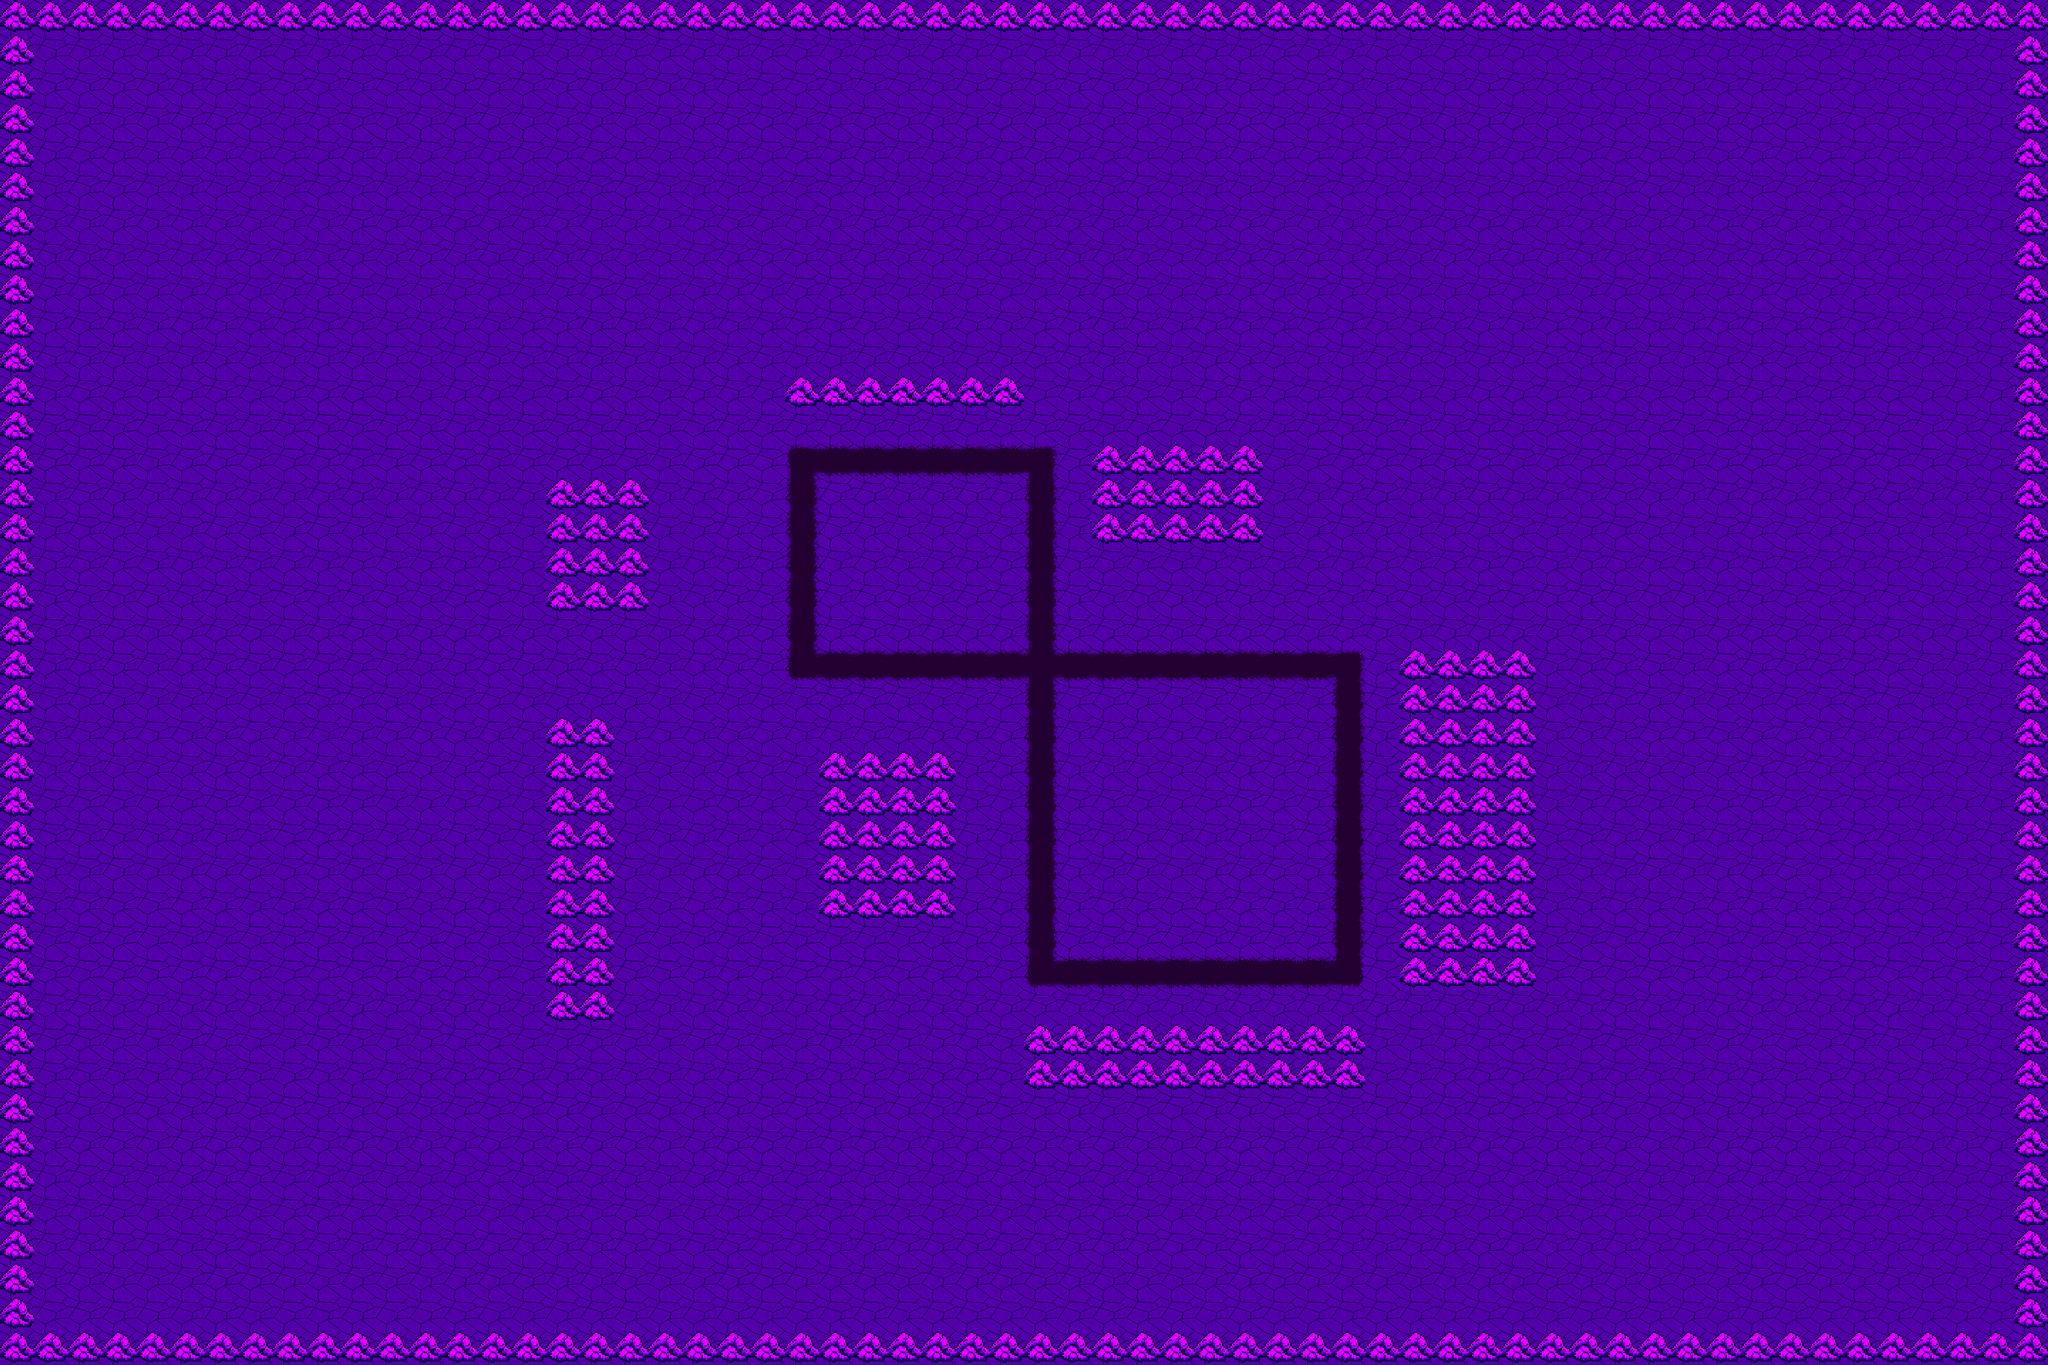

This is a level from a 2D game, rendered from its Tiled map with the project's own tilesets. A one-line summary and the complete map file follow:
An orthogonal 60x40 tile map with 64x64 px tiles, 1 tile layer (layer1).

<map version="1.10" tiledversion="1.11.0" orientation="orthogonal" renderorder="right-down" width="60" height="40" tilewidth="64" tileheight="64" infinite="0" nextlayerid="2" nextobjectid="1">
 <editorsettings>
  <export target="../maps/ground_w_path.json" format="json" />
 </editorsettings>
 <tileset firstgid="1" source="ground_tiles.tsx" />
 <layer id="1" name="layer1" width="60" height="40">
  <data encoding="csv">
5,5,5,5,5,5,5,5,5,5,5,5,5,5,5,5,5,5,5,5,5,5,5,5,5,5,5,5,5,5,5,5,5,5,5,5,5,5,5,5,5,5,5,5,5,5,5,5,5,5,5,5,5,5,5,5,5,5,5,5,
5,18,18,18,18,18,18,18,18,18,18,18,18,18,18,18,18,18,18,18,18,18,18,18,18,18,18,18,18,18,18,18,18,18,18,18,18,18,18,18,18,18,18,18,18,18,18,18,18,18,18,18,18,18,18,18,18,18,18,5,
5,18,18,18,18,18,18,18,18,18,18,18,18,18,18,18,18,18,18,18,18,18,18,18,18,18,18,18,18,18,18,18,18,18,18,18,18,18,18,18,18,18,18,18,18,18,18,18,18,18,18,18,18,18,18,18,18,18,18,5,
5,18,18,18,18,18,18,18,18,18,18,18,18,18,18,18,18,18,18,18,18,18,18,18,18,18,18,18,18,18,18,18,18,18,18,18,18,18,18,18,18,18,18,18,18,18,18,18,18,18,18,18,18,18,18,18,18,18,18,5,
5,18,18,18,18,18,18,18,18,18,18,18,18,18,18,18,18,18,18,18,18,18,18,18,18,18,18,18,18,18,18,18,18,18,18,18,18,18,18,18,18,18,18,18,18,18,18,18,18,18,18,18,18,18,18,18,18,18,18,5,
5,18,18,18,18,18,18,18,18,18,18,18,18,18,18,18,18,18,18,18,18,18,18,18,18,18,18,18,18,18,18,18,18,18,18,18,18,18,18,18,18,18,18,18,18,18,18,18,18,18,18,18,18,18,18,18,18,18,18,5,
5,18,18,18,18,18,18,18,18,18,18,18,18,18,18,18,18,18,18,18,18,18,18,18,18,18,18,18,18,18,18,18,18,18,18,18,18,18,18,18,18,18,18,18,18,18,18,18,18,18,18,18,18,18,18,18,18,18,18,5,
5,18,18,18,18,18,18,18,18,18,18,18,18,18,18,18,18,18,18,18,18,18,18,18,18,18,18,18,18,18,18,18,18,18,18,18,18,18,18,18,18,18,18,18,18,18,18,18,18,18,18,18,18,18,18,18,18,18,18,5,
5,18,18,18,18,18,18,18,18,18,18,18,18,18,18,18,18,18,18,18,18,18,18,18,18,18,18,18,18,18,18,18,18,18,18,18,18,18,18,18,18,18,18,18,18,18,18,18,18,18,18,18,18,18,18,18,18,18,18,5,
5,18,18,18,18,18,18,18,18,18,18,18,18,18,18,18,18,18,18,18,18,18,18,18,18,18,18,18,18,18,18,18,18,18,18,18,18,18,18,18,18,18,18,18,18,18,18,18,18,18,18,18,18,18,18,18,18,18,18,5,
5,18,18,18,18,18,18,18,18,18,18,18,18,18,18,18,18,18,18,18,18,18,18,18,18,18,18,18,18,18,18,18,18,18,18,18,18,18,18,18,18,18,18,18,18,18,18,18,18,18,18,18,18,18,18,18,18,18,18,5,
5,18,18,18,18,18,18,18,18,18,18,18,18,18,18,18,18,18,18,18,18,18,18,5,5,5,5,5,5,5,18,18,18,18,18,18,18,18,18,18,18,18,18,18,18,18,18,18,18,18,18,18,18,18,18,18,18,18,18,5,
5,18,18,18,18,18,18,18,18,18,18,18,18,18,18,18,18,18,18,18,18,18,18,18,18,18,18,18,18,18,18,18,18,18,18,18,18,18,18,18,18,18,18,18,18,18,18,18,18,18,18,18,18,18,18,18,18,18,18,5,
5,18,18,18,18,18,18,18,18,18,18,18,18,18,18,18,18,18,18,18,18,18,18,9,3,3,3,3,3,3,11,18,5,5,5,5,5,18,18,18,18,18,18,18,18,18,18,18,18,18,18,18,18,18,18,18,18,18,18,5,
5,18,18,18,18,18,18,18,18,18,18,18,18,18,18,18,5,5,5,18,18,18,18,17,18,18,18,18,18,18,17,18,5,5,5,5,5,18,18,18,18,18,18,18,18,18,18,18,18,18,18,18,18,18,18,18,18,18,18,5,
5,18,18,18,18,18,18,18,18,18,18,18,18,18,18,18,5,5,5,18,18,18,18,17,18,18,18,18,18,18,17,18,5,5,5,5,5,18,18,18,18,18,18,18,18,18,18,18,18,18,18,18,18,18,18,18,18,18,18,5,
5,18,18,18,18,18,18,18,18,18,18,18,18,18,18,18,5,5,5,18,18,18,18,17,18,18,18,18,18,18,17,18,18,18,18,18,18,18,18,18,18,18,18,18,18,18,18,18,18,18,18,18,18,18,18,18,18,18,18,5,
5,18,18,18,18,18,18,18,18,18,18,18,18,18,18,18,5,5,5,18,18,18,18,17,18,18,18,18,18,18,17,18,18,18,18,18,18,18,18,18,18,18,18,18,18,18,18,18,18,18,18,18,18,18,18,18,18,18,18,5,
5,18,18,18,18,18,18,18,18,18,18,18,18,18,18,18,18,18,18,18,18,18,18,17,18,18,18,18,18,18,17,18,18,18,18,18,18,18,18,18,18,18,18,18,18,18,18,18,18,18,18,18,18,18,18,18,18,18,18,5,
5,18,18,18,18,18,18,18,18,18,18,18,18,18,18,18,18,18,18,18,18,18,18,25,3,3,3,3,3,3,2,3,3,3,3,3,3,3,3,11,18,5,5,5,5,18,18,18,18,18,18,18,18,18,18,18,18,18,18,5,
5,18,18,18,18,18,18,18,18,18,18,18,18,18,18,18,18,18,18,18,18,18,18,18,18,18,18,18,18,18,17,18,18,18,18,18,18,18,18,17,18,5,5,5,5,18,18,18,18,18,18,18,18,18,18,18,18,18,18,5,
5,18,18,18,18,18,18,18,18,18,18,18,18,18,18,18,5,5,18,18,18,18,18,18,18,18,18,18,18,18,17,18,18,18,18,18,18,18,18,17,18,5,5,5,5,18,18,18,18,18,18,18,18,18,18,18,18,18,18,5,
5,18,18,18,18,18,18,18,18,18,18,18,18,18,18,18,5,5,18,18,18,18,18,18,5,5,5,5,18,18,17,18,18,18,18,18,18,18,18,17,18,5,5,5,5,18,18,18,18,18,18,18,18,18,18,18,18,18,18,5,
5,18,18,18,18,18,18,18,18,18,18,18,18,18,18,18,5,5,18,18,18,18,18,18,5,5,5,5,18,18,17,18,18,18,18,18,18,18,18,17,18,5,5,5,5,18,18,18,18,18,18,18,18,18,18,18,18,18,18,5,
5,18,18,18,18,18,18,18,18,18,18,18,18,18,18,18,5,5,18,18,18,18,18,18,5,5,5,5,18,18,17,18,18,18,18,18,18,18,18,17,18,5,5,5,5,18,18,18,18,18,18,18,18,18,18,18,18,18,18,5,
5,18,18,18,18,18,18,18,18,18,18,18,18,18,18,18,5,5,18,18,18,18,18,18,5,5,5,5,18,18,17,18,18,18,18,18,18,18,18,17,18,5,5,5,5,18,18,18,18,18,18,18,18,18,18,18,18,18,18,5,
5,18,18,18,18,18,18,18,18,18,18,18,18,18,18,18,5,5,18,18,18,18,18,18,5,5,5,5,18,18,17,18,18,18,18,18,18,18,18,17,18,5,5,5,5,18,18,18,18,18,18,18,18,18,18,18,18,18,18,5,
5,18,18,18,18,18,18,18,18,18,18,18,18,18,18,18,5,5,18,18,18,18,18,18,18,18,18,18,18,18,17,18,18,18,18,18,18,18,18,17,18,5,5,5,5,18,18,18,18,18,18,18,18,18,18,18,18,18,18,5,
5,18,18,18,18,18,18,18,18,18,18,18,18,18,18,18,5,5,18,18,18,18,18,18,18,18,18,18,18,18,25,3,3,3,3,3,3,3,3,27,18,5,5,5,5,18,18,18,18,18,18,18,18,18,18,18,18,18,18,5,
5,18,18,18,18,18,18,18,18,18,18,18,18,18,18,18,5,5,18,18,18,18,18,18,18,18,18,18,18,18,18,18,18,18,18,18,18,18,18,18,18,18,18,18,18,18,18,18,18,18,18,18,18,18,18,18,18,18,18,5,
5,18,18,18,18,18,18,18,18,18,18,18,18,18,18,18,18,18,18,18,18,18,18,18,18,18,18,18,18,18,5,5,5,5,5,5,5,5,5,5,18,18,18,18,18,18,18,18,18,18,18,18,18,18,18,18,18,18,18,5,
5,18,18,18,18,18,18,18,18,18,18,18,18,18,18,18,18,18,18,18,18,18,18,18,18,18,18,18,18,18,5,5,5,5,5,5,5,5,5,5,18,18,18,18,18,18,18,18,18,18,18,18,18,18,18,18,18,18,18,5,
5,18,18,18,18,18,18,18,18,18,18,18,18,18,18,18,18,18,18,18,18,18,18,18,18,18,18,18,18,18,18,18,18,18,18,18,18,18,18,18,18,18,18,18,18,18,18,18,18,18,18,18,18,18,18,18,18,18,18,5,
5,18,18,18,18,18,18,18,18,18,18,18,18,18,18,18,18,18,18,18,18,18,18,18,18,18,18,18,18,18,18,18,18,18,18,18,18,18,18,18,18,18,18,18,18,18,18,18,18,18,18,18,18,18,18,18,18,18,18,5,
5,18,18,18,18,18,18,18,18,18,18,18,18,18,18,18,18,18,18,18,18,18,18,18,18,18,18,18,18,18,18,18,18,18,18,18,18,18,18,18,18,18,18,18,18,18,18,18,18,18,18,18,18,18,18,18,18,18,18,5,
5,18,18,18,18,18,18,18,18,18,18,18,18,18,18,18,18,18,18,18,18,18,18,18,18,18,18,18,18,18,18,18,18,18,18,18,18,18,18,18,18,18,18,18,18,18,18,18,18,18,18,18,18,18,18,18,18,18,18,5,
5,18,18,18,18,18,18,18,18,18,18,18,18,18,18,18,18,18,18,18,18,18,18,18,18,18,18,18,18,18,18,18,18,18,18,18,18,18,18,18,18,18,18,18,18,18,18,18,18,18,18,18,18,18,18,18,18,18,18,5,
5,18,18,18,18,18,18,18,18,18,18,18,18,18,18,18,18,18,18,18,18,18,18,18,18,18,18,18,18,18,18,18,18,18,18,18,18,18,18,18,18,18,18,18,18,18,18,18,18,18,18,18,18,18,18,18,18,18,18,5,
5,18,18,18,18,18,18,18,18,18,18,18,18,18,18,18,18,18,18,18,18,18,18,18,18,18,18,18,18,18,18,18,18,18,18,18,18,18,18,18,18,18,18,18,18,18,18,18,18,18,18,18,18,18,18,18,18,18,18,5,
5,5,5,5,5,5,5,5,5,5,5,5,5,5,5,5,5,5,5,5,5,5,5,5,5,5,5,5,5,5,5,5,5,5,5,5,5,5,5,5,5,5,5,5,5,5,5,5,5,5,5,5,5,5,5,5,5,5,5,5
</data>
 </layer>
</map>